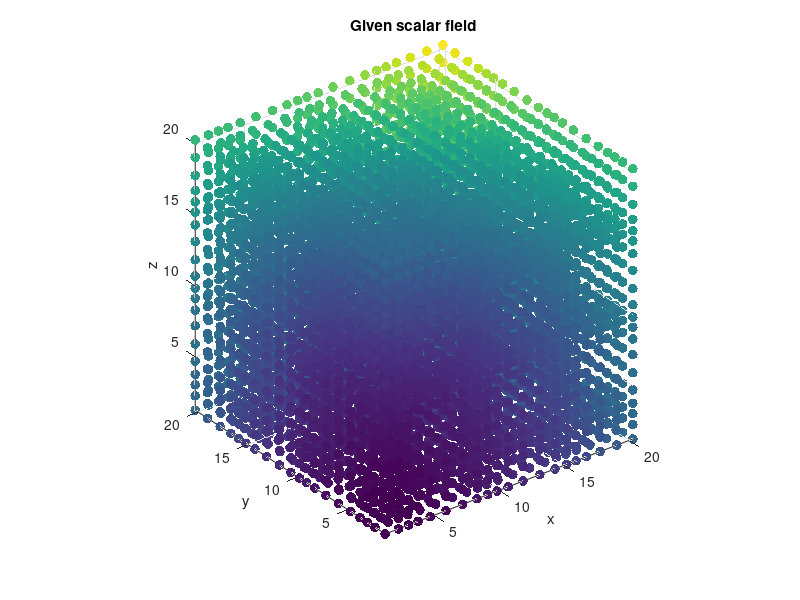

The MATLAB source for this figure: (Note: this script raises an error after producing the figure.)
clc
close all

addpath('../mole_MATLAB')

% Parameters
k = 2;  % Order of accuracy
m = 20; % Number of nodes along x-axis
n = 20; % Number of nodes along y-axis
o = 20; % Number of nodes along z-axis

[X, Y, Z] = meshgrid(1:m, 1:n, 1:o);
X = X+0.3*sin(X);
Y = Y+0.3*sin(Y);
Z = Z+0.3*sin(Z);

C = X.^2+Y.^2+Z.^2; % Given scalar field (on a nodal grid)

% Plot the physical grid
scatter3(X(:), Y(:), Z(:), 50, C(:), 'Filled');
title('Given scalar field')
axis equal
xlabel('x')
ylabel('y')
zlabel('z')
set(gcf, 'Color', 'w')

% Staggered logical grid
[Xs, Ys, Zs] = meshgrid([1 1.5 : 1 : m-0.5 m], [1 1.5 : 1 : n-0.5 n], [1 1.5 : 1 : o-0.5 o]);
% Interpolate scalar field from nodal logical to staggered logical
Cs = interp3(C, Xs, Ys, Zs);
% Reshape the field so it can be multiplied by the operator later on
C_ = reshape(permute(Cs, [2, 1, 3]), [], 1);

% Get 3D curvilinear mimetic gradient
G = grad3DCurv(k, X, Y, Z);
% G = grad3D(k, m-1, 1, n-1, 1, o-1, 1); % Left this here to compare result

% Apply the operator to the field
TMP = G*C_;
Gx = TMP(1:m*(n-1)*(o-1));
Gy = TMP(m*(n-1)*(o-1)+1:m*(n-1)*(o-1)+(m-1)*n*(o-1));
Gz = TMP(m*(n-1)*(o-1)+(m-1)*n*(o-1)+1:end);

% Reshape for visualization
Gx = permute(reshape(Gx, m, n-1, o-1), [2, 1, 3]);
Gy = permute(reshape(Gy, m-1, n, o-1), [2, 1, 3]);
Gz = permute(reshape(Gz, m-1, n-1, o), [2, 1, 3]);

figure
surf(Gx(:, :, 10))
title('Gx')
xlabel('x')
ylabel('y')
zlabel('z')
set(gcf, 'Color', 'w')

figure
surf(Gy(:, :, 10))
title('Gy')
xlabel('x')
ylabel('y')
zlabel('z')
set(gcf, 'Color', 'w')

figure
surf(squeeze(Gz(10, :, :)))
title('Gz')
xlabel('z')
ylabel('x')
zlabel('y')
set(gcf, 'Color', 'w')